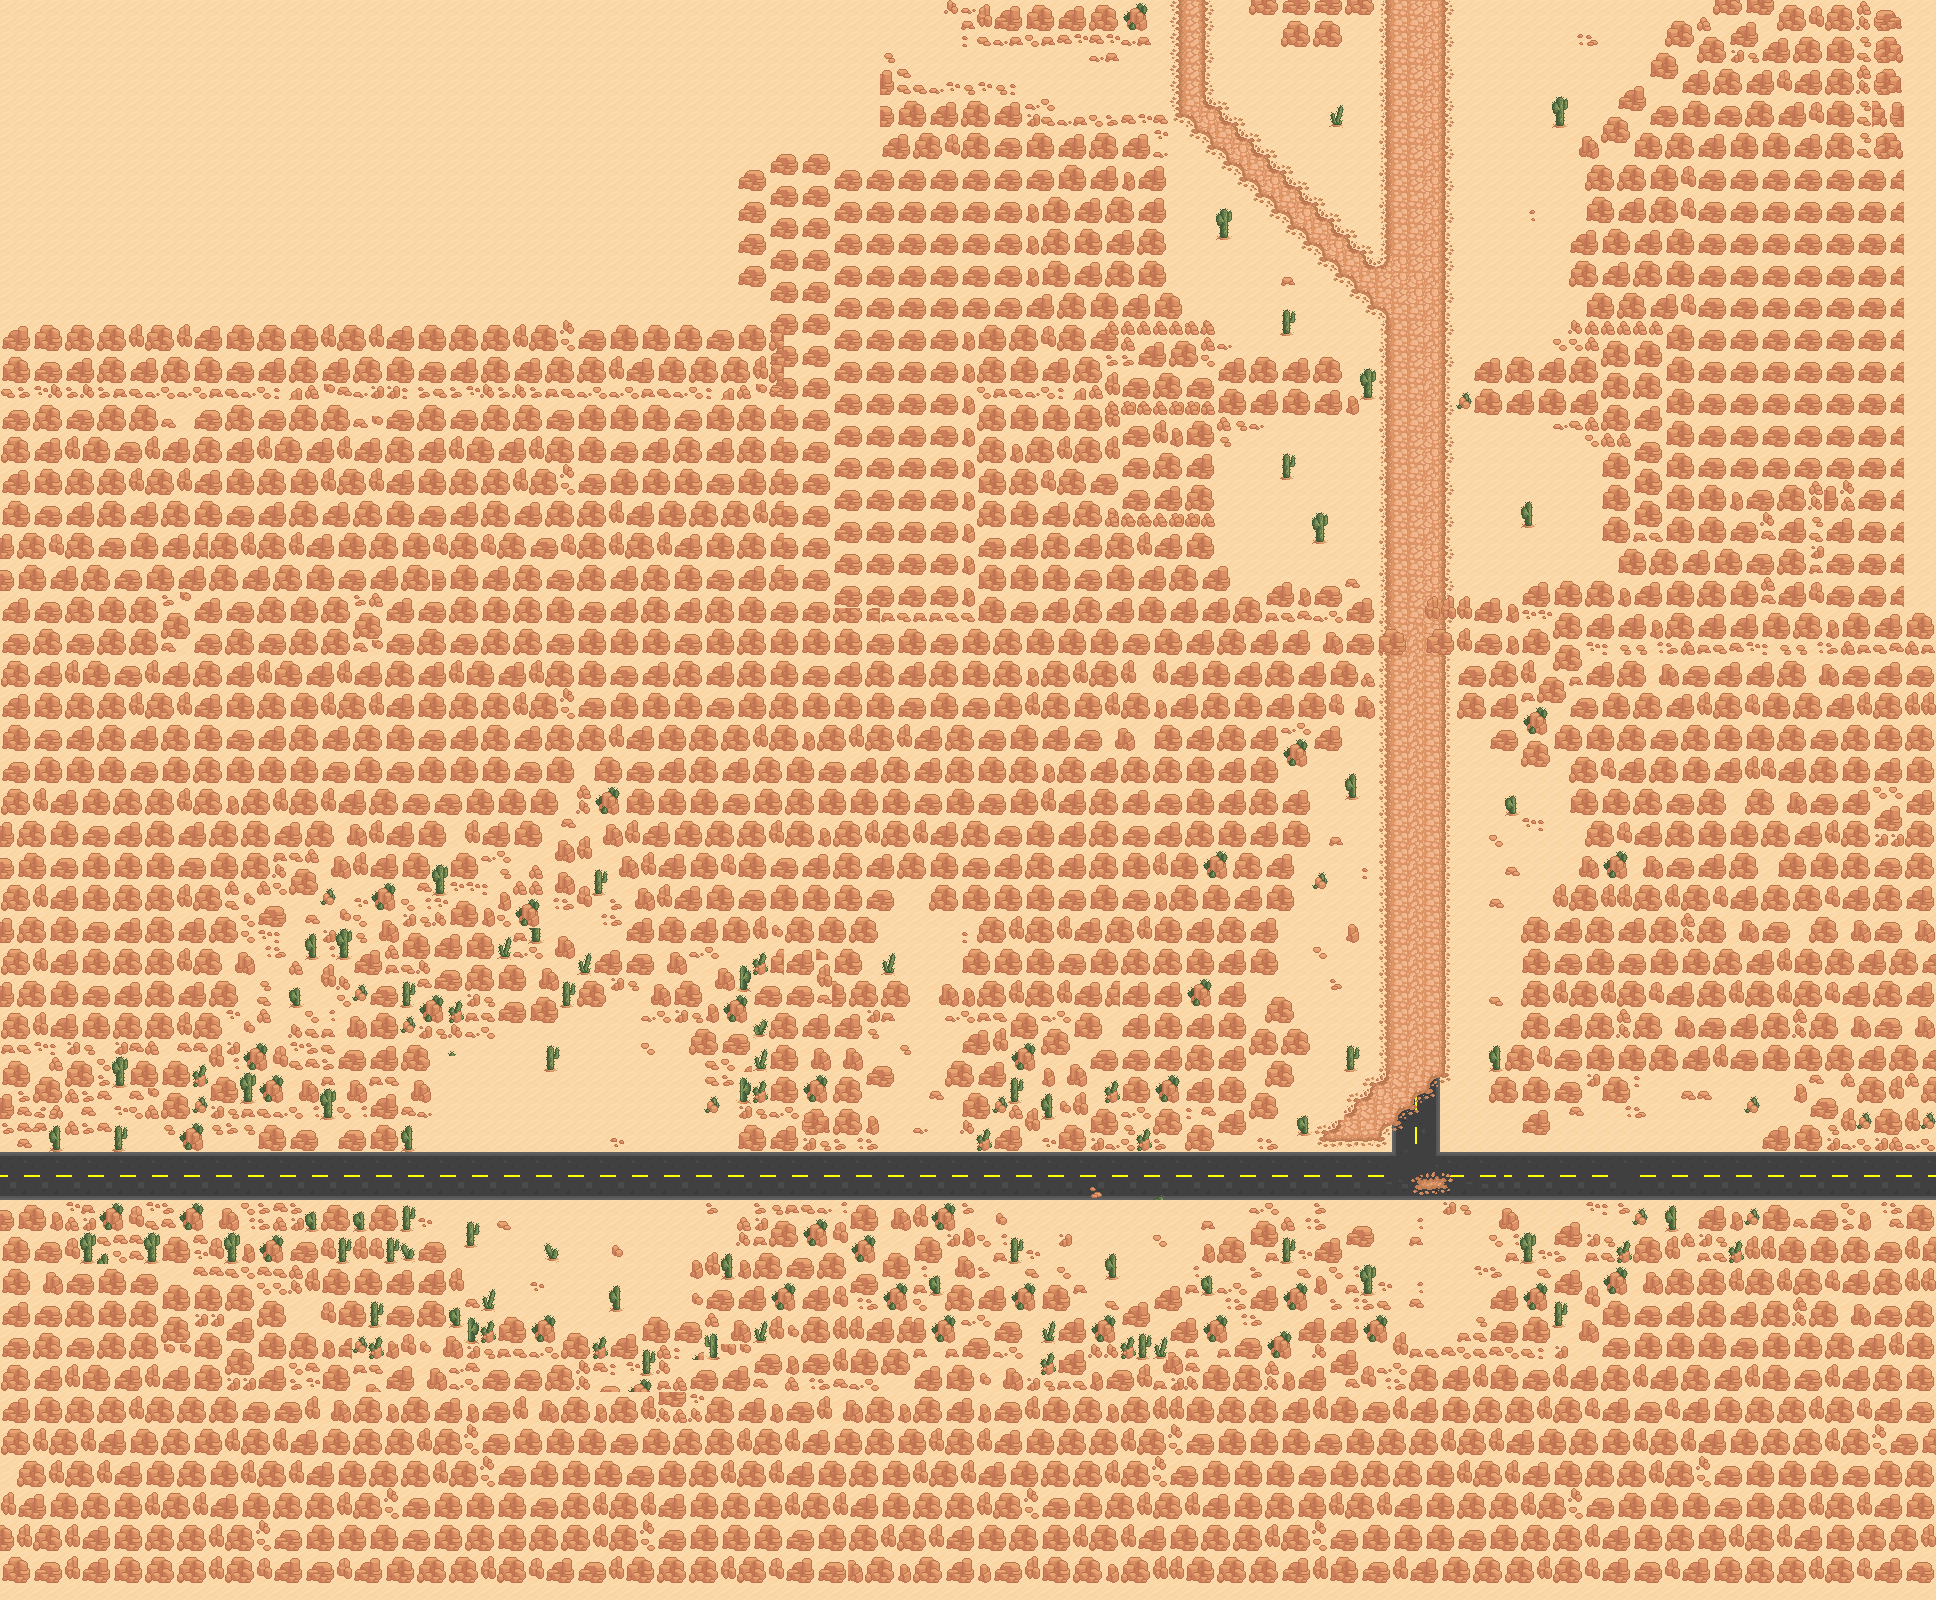

This is a level from a 2D game, rendered from its Tiled map with the project's own tilesets. A one-line summary and the map file follow, with tile-layer data summarised:
An orthogonal 121x100 tile map with 16x16 px tiles, 3 tile layers (sandAndMainRoad, sandroad, rocksAndBuildings) and 120 objects (42x Zombie, 4x BulletItem, 2x ActivateArea, Camera, Player, ...).

<map version="1.2" tiledversion="1.2.4" orientation="orthogonal" renderorder="left-up" width="121" height="100" tilewidth="16" tileheight="16" infinite="0" nextlayerid="39" nextobjectid="198">
 <tileset firstgid="1" name="FULL_DESERT_TILESET_WIP" tilewidth="16" tileheight="16" tilecount="1024" columns="32">
  <image source="../../textures/map/FULL_DESERT_TILESET_WIP.png" width="512" height="512" />
  <tile id="6">
   <objectgroup draworder="index">
    <object id="5" x="0" y="0" width="16" height="16" />
   </objectgroup>
  </tile>
  <tile id="8">
   <objectgroup draworder="index">
    <object id="3" x="0" y="0" width="16" height="16" />
   </objectgroup>
  </tile>
  <tile id="9">
   <objectgroup draworder="index">
    <object id="1" x="0" y="0" width="16" height="16" />
   </objectgroup>
  </tile>
  <tile id="38">
   <objectgroup draworder="index">
    <object id="1" x="0" y="0" width="16" height="16" />
   </objectgroup>
  </tile>
  <tile id="39">
   <objectgroup draworder="index">
    <object id="1" x="0" y="0" width="16" height="16" />
   </objectgroup>
  </tile>
  <tile id="40">
   <objectgroup draworder="index">
    <object id="1" x="0" y="0" width="16" height="16" />
   </objectgroup>
  </tile>
  <tile id="41">
   <objectgroup draworder="index">
    <object id="1" x="0" y="0" width="14" height="16" />
   </objectgroup>
  </tile>
  <tile id="42">
   <objectgroup draworder="index">
    <object id="1" x="0" y="0" width="16" height="16" />
   </objectgroup>
  </tile>
  <tile id="43">
   <objectgroup draworder="index">
    <!-- 112 objects omitted --></objectgroup>
  </tile>
  <tile id="70">
   <objectgroup draworder="index">
    <!-- 111 objects omitted --></objectgroup>
  </tile>
  <tile id="71">
   <objectgroup draworder="index">
    <!-- 110 objects omitted --></objectgroup>
  </tile>
  <tile id="79">
   <objectgroup draworder="index">
    <!-- 109 objects omitted --></objectgroup>
  </tile>
  <tile id="80">
   <objectgroup draworder="index">
    <!-- 108 objects omitted --></objectgroup>
  </tile>
  <tile id="102">
   <objectgroup draworder="index">
    <!-- 107 objects omitted --></objectgroup>
  </tile>
  <tile id="103">
   <objectgroup draworder="index">
    <!-- 106 objects omitted --></objectgroup>
  </tile>
  <tile id="105">
   <objectgroup draworder="index">
    <!-- 105 objects omitted --></objectgroup>
  </tile>
  <tile id="110">
   <objectgroup draworder="index">
    <!-- 104 objects omitted --></objectgroup>
  </tile>
  <tile id="111">
   <objectgroup draworder="index">
    <!-- 103 objects omitted --></objectgroup>
  </tile>
  <tile id="112">
   <objectgroup draworder="index">
    <!-- 102 objects omitted --></objectgroup>
  </tile>
  <tile id="113">
   <objectgroup draworder="index">
    <!-- 101 objects omitted --></objectgroup>
  </tile>
  <tile id="129">
   <objectgroup draworder="index">
    <!-- 100 objects omitted --></objectgroup>
  </tile>
  <tile id="131">
   <objectgroup draworder="index">
    <!-- 99 objects omitted --></objectgroup>
  </tile>
  <tile id="134">
   <objectgroup draworder="index">
    <!-- 98 objects omitted --></objectgroup>
  </tile>
  <tile id="135">
   <objectgroup draworder="index">
    <!-- 97 objects omitted --></objectgroup>
  </tile>
  <tile id="142">
   <objectgroup draworder="index">
    <!-- 96 objects omitted --></objectgroup>
  </tile>
  <tile id="143">
   <objectgroup draworder="index">
    <!-- 95 objects omitted --></objectgroup>
  </tile>
  <tile id="144">
   <objectgroup draworder="index">
    <!-- 94 objects omitted --></objectgroup>
  </tile>
  <tile id="145">
   <objectgroup draworder="index">
    <!-- 93 objects omitted --></objectgroup>
  </tile>
  <tile id="163">
   <objectgroup draworder="index">
    <!-- 92 objects omitted --></objectgroup>
  </tile>
  <tile id="166">
   <objectgroup draworder="index">
    <!-- 91 objects omitted --></objectgroup>
  </tile>
  <tile id="167">
   <objectgroup draworder="index">
    <!-- 90 objects omitted --></objectgroup>
  </tile>
  <tile id="174">
   <objectgroup draworder="index">
    <!-- 89 objects omitted --></objectgroup>
  </tile>
  <tile id="175">
   <objectgroup draworder="index">
    <!-- 88 objects omitted --></objectgroup>
  </tile>
  <tile id="176">
   <objectgroup draworder="index">
    <!-- 87 objects omitted --></objectgroup>
  </tile>
  <tile id="177">
   <objectgroup draworder="index">
    <!-- 86 objects omitted --></objectgroup>
  </tile>
  <tile id="179">
   <objectgroup draworder="index">
    <!-- 85 objects omitted --></objectgroup>
  </tile>
  <tile id="180">
   <objectgroup draworder="index">
    <!-- 84 objects omitted --></objectgroup>
  </tile>
  <tile id="181">
   <objectgroup draworder="index">
    <!-- 83 objects omitted --></objectgroup>
  </tile>
  <tile id="195">
   <objectgroup draworder="index">
    <!-- 82 objects omitted --></objectgroup>
  </tile>
  <tile id="198">
   <objectgroup draworder="index">
    <!-- 81 objects omitted --></objectgroup>
  </tile>
  <tile id="199">
   <objectgroup draworder="index">
    <!-- 80 objects omitted --></objectgroup>
  </tile>
  <tile id="206">
   <objectgroup draworder="index">
    <!-- 79 objects omitted --></objectgroup>
  </tile>
  <tile id="207">
   <objectgroup draworder="index">
    <!-- 78 objects omitted --></objectgroup>
  </tile>
  <tile id="208">
   <objectgroup draworder="index">
    <!-- 77 objects omitted --></objectgroup>
  </tile>
  <tile id="209">
   <objectgroup draworder="index">
    <!-- 76 objects omitted --></objectgroup>
  </tile>
  <tile id="211">
   <objectgroup draworder="index">
    <!-- 75 objects omitted --></objectgroup>
  </tile>
  <tile id="212">
   <objectgroup draworder="index">
    <!-- 74 objects omitted --></objectgroup>
  </tile>
  <tile id="213">
   <objectgroup draworder="index">
    <!-- 73 objects omitted --></objectgroup>
  </tile>
  <tile id="227">
   <objectgroup draworder="index">
    <!-- 72 objects omitted --></objectgroup>
  </tile>
  <tile id="230">
   <objectgroup draworder="index">
    <!-- 71 objects omitted --></objectgroup>
  </tile>
  <tile id="231">
   <objectgroup draworder="index">
    <!-- 70 objects omitted --></objectgroup>
  </tile>
  <tile id="259">
   <objectgroup draworder="index">
    <!-- 69 objects omitted --></objectgroup>
  </tile>
  <tile id="262">
   <objectgroup draworder="index">
    <!-- 68 objects omitted --></objectgroup>
  </tile>
  <tile id="263">
   <objectgroup draworder="index">
    <!-- 67 objects omitted --></objectgroup>
  </tile>
  <tile id="294">
   <objectgroup draworder="index">
    <!-- 66 objects omitted --></objectgroup>
  </tile>
  <tile id="295">
   <objectgroup draworder="index">
    <!-- 65 objects omitted --></objectgroup>
  </tile>
  <tile id="323">
   <objectgroup draworder="index">
    <!-- 64 objects omitted --></objectgroup>
  </tile>
  <tile id="326">
   <objectgroup draworder="index">
    <!-- 63 objects omitted --></objectgroup>
  </tile>
  <tile id="327">
   <objectgroup draworder="index">
    <!-- 62 objects omitted --></objectgroup>
  </tile>
  <tile id="355">
   <objectgroup draworder="index">
    <!-- 61 objects omitted --></objectgroup>
  </tile>
  <tile id="358">
   <objectgroup draworder="index">
    <!-- 60 objects omitted --></objectgroup>
  </tile>
  <tile id="359">
   <objectgroup draworder="index">
    <!-- 59 objects omitted --></objectgroup>
  </tile>
 </tileset>
 <layer id="36" name="sandAndMainRoad" width="121" height="100">
  <data>[12100 cells, 12100 non-empty, 23 distinct tile ids]</data>
 </layer>
 <layer id="37" name="sandroad" width="121" height="100">
  <data>[12100 cells, 2225 non-empty, 68 distinct tile ids]</data>
 </layer>
 <layer id="38" name="rocksAndBuildings" width="121" height="100">
  <data>[12100 cells, 6848 non-empty, 69 distinct tile ids]</data>
 </layer>
 <objectgroup id="35" name="gameObjects">
  <!-- 58 objects omitted --></objectgroup>
</map>
<!-- 112 of 120 objects omitted -->
